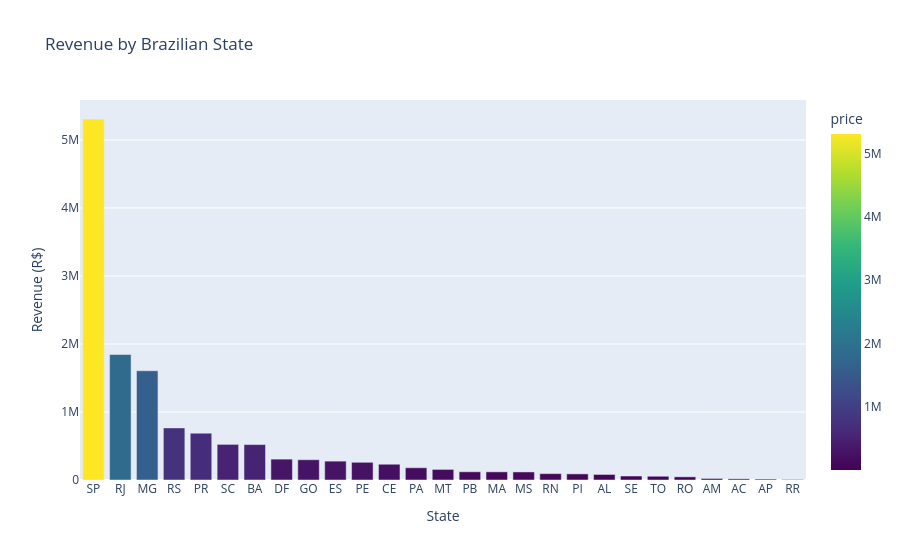

Write notebook code for a chart like this one.
### Code cell
state_revenue = df_sales.groupby('customer_state')['price'].sum().sort_values(ascending=False).reset_index()

fig3 = px.bar(state_revenue, x='customer_state', y='price',
              title='Revenue by Brazilian State',
              color='price', color_continuous_scale='Viridis')
fig3.update_layout(xaxis_title='State', yaxis_title='Revenue (R$)')
fig3.show()

### Figure 1 — Plotly figure (JSON) as saved in the notebook; plotly's stock layout.template omitted (floating-point values rounded to 4 significant figures)
{"data": [{"hovertemplate": "customer_state=%{x}<br>price=%{marker.color}<extra></extra>", "legendgroup": "", "marker": {"color": [5308000.0, 1845000.0, 1606000.0, 766000.0, 688700.0, 523700.0, 520900.0, 306900.0, 298000.0, 277500.0, 260300.0, 231900.0, 179900.0, 155600.0, 121000.0, 120000.0, 118400.0, 93630.0, 89890.0, 81650.0, 58570.0, 55030.0, 46510.0, 22610.0, 17010.0, 13550.0, 7057.0], "coloraxis": "coloraxis", "pattern": {"shape": ""}}, "name": "", "orientation": "v", "showlegend": false, "textposition": "auto", "type": "bar", "x": ["SP", "RJ", "MG", "RS", "PR", "SC", "BA", "DF", "GO", "ES", "PE", "CE", "PA", "MT", "PB", "MA", "MS", "RN", "PI", "AL", "SE", "TO", "RO", "AM", "AC", "AP", "RR"], "xaxis": "x", "y": [5308000.0, 1845000.0, 1606000.0, 766000.0, 688700.0, 523700.0, 520900.0, 306900.0, 298000.0, 277500.0, 260300.0, 231900.0, 179900.0, 155600.0, 121000.0, 120000.0, 118400.0, 93630.0, 89890.0, 81650.0, 58570.0, 55030.0, 46510.0, 22610.0, 17010.0, 13550.0, 7057.0], "yaxis": "y"}], "layout": {"barmode": "relative", "coloraxis": {"autocolorscale": false, "colorbar": {"title": {"text": "price"}}, "colorscale": [[0, "#440154"], [0.1111, "#482878"], [0.2222, "#3e4989"], [0.3333, "#31688e"], [0.4444, "#26828e"], [0.5556, "#1f9e89"], [0.6667, "#35b779"], [0.7778, "#6ece58"], [0.8889, "#b5de2b"], [1, "#fde725"]]}, "legend": {"tracegroupgap": 0}, "title": {"text": "Revenue by Brazilian State"}, "xaxis": {"anchor": "y", "domain": [0, 1], "title": {"text": "State"}}, "yaxis": {"anchor": "x", "domain": [0, 1], "title": {"text": "Revenue (R$)"}}}}
